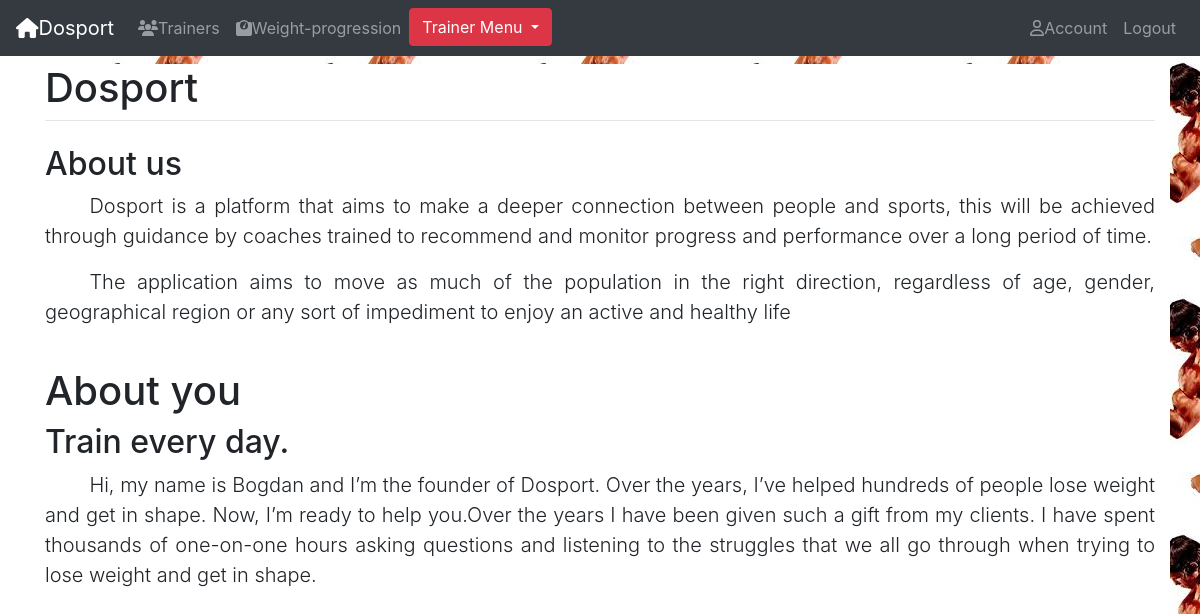
The page / (signed in) on the database its author committed.
### account/models.py (models this page shows, shortened)
class Account(AbstractBaseUser):
    email = models.EmailField(max_length=60, unique=True)
    first_name = models.CharField(max_length=50)
    last_name = models.CharField(max_length=50)
    profile_picture = models.ImageField(upload_to='profile_pictures/', null=True, blank=True, default=None)
    height = models.IntegerField(validators = [MinValueValidator(120),
        MaxValueValidator(230)], help_text='Enter your height in centimetres.', null=True, blank=True)
    weight = models.FloatField(validators = [MinValueValidator(30),
        MaxValueValidator(350)], help_text='Enter your weight in kilograms.', null=True, blank=True)
    birth_date = models.DateField(null=True, blank=True)
    about = models.TextField(max_length=1000, help_text='Say something about you.', null=1, blank=1)
    quote = models.CharField(max_length=30, help_text='', null=1, blank=1)
    trainer = models.ForeignKey('self', on_delete=models.SET_NULL, null=True, blank=True, default=None)
    GENDER = (
        ('M', 'Male'),
        ('F', 'Female'),
    )
    gender = models.CharField(max_length=1, choices=GENDER)
    is_trainer = models.BooleanField(default=False)
    date_joined = models.DateTimeField(verbose_name='date joined', auto_now_add=True)
    last_login = models.DateTimeField(verbose_name='last login', auto_now_add=True)
    is_admin = models.BooleanField(default=False)
    is_active = models.BooleanField(default=True)
    is_staff = models.BooleanField(default=False)
    is_superuser = models.BooleanField(default=False)
    USERNAME_FIELD = 'email'
    REQUIRED_FIELDS = ['first_name','last_name']
    class Meta:
        ordering = ['id']
    objects = MyAccountManager()
    def get_request_number(self):
        return self.trainer_request.count()

### fitness/views.py (the view)
# urls.py: path('', v.index, name='index'),
def index(request):
    return render(request, 'index.html')

### fitness/templates/index.html (shortened to what this page needs)
{% extends "base.html" %}
{% block content %}
    <h2>About us</h2>
    <p class='lead paragraph'>
        Dosport is a platform that aims to make a deeper connection between people and sports, this will be
    achieved through guidance by coaches trained to recommend and monitor progress and performance over
    a long period of time.
    </p>
    <p class='lead paragraph'>
        The application aims to move as much of the population in the right direction, regardless of age,
    gender, geographical region or any sort of impediment to enjoy an active and healthy life
    </p>
    {% if user.quote or user.about %}
        <br>
        <h1>About you</h1>
    {% endif %}
    {% if user.quote %}
        <h2> {{user.quote}} </h2>
    {% endif %}
    {% if user.about %}
        <p class='lead paragraph'>{{user.about}}</p>
    {% endif %}
{% endblock %}

### fitness/static/css/base.css (style rules this page uses)
.paragraph { text-indent: 4%; text-align: justify; }

### rows shown on the page
Account: quote "Train every day.", about "Hi, my name is Bogdan and I’m the founder of Dosport. Over the years, I’ve helped hundreds of people lose weight and get in shape. Now, I’m ready to help you.Over the years I have been given such a gift from my clients. I have spent thousands of one-on-one hours asking questions and listening to the struggles that we all go through when trying to lose weight and get in shape."
